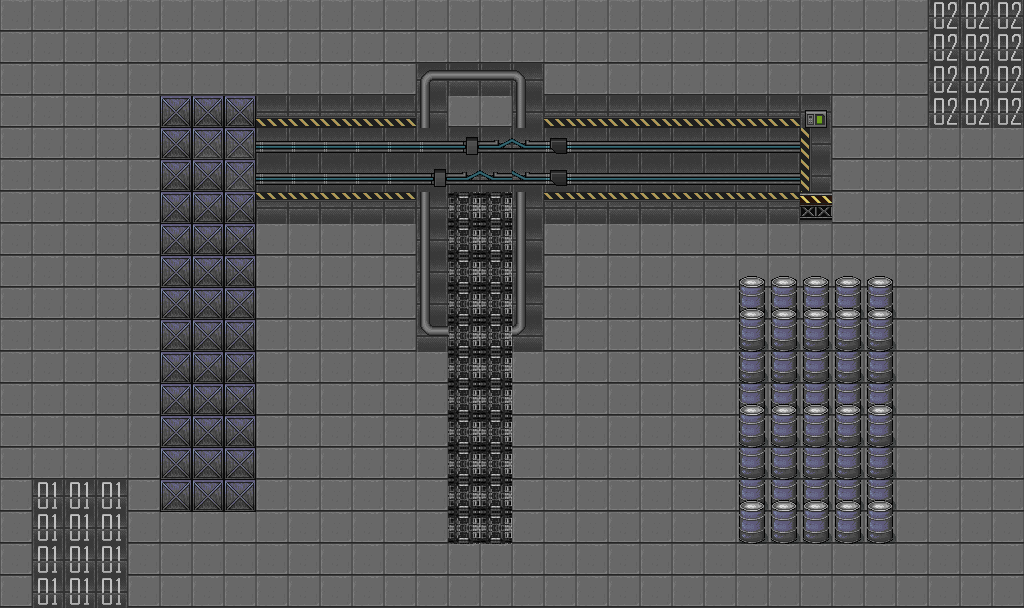

Rendered tile map (Tiled .tmx) drawn with the repository's tilesets; below, a short description and the map source with its tile grids summarised:
An orthogonal 32x19 tile map with 32x32 px tiles, 2 tile layers (l1, Tile Layer 1) and 13 objects.

<map version="1.0" orientation="orthogonal" width="32" height="19" tilewidth="32" tileheight="32">
 <tileset firstgid="1" name="1240753267052016900" tilewidth="32" tileheight="32">
  <image source="1240753267052016900.png" width="256" height="1600" />
 </tileset>
 <layer name="l1" width="32" height="19">
  <data>[608 cells, 608 non-empty, 2 distinct tile ids]</data>
 </layer>
 <layer name="Tile Layer 1" width="32" height="19">
  <data>[608 cells, 608 non-empty, 26 distinct tile ids]</data>
 </layer>
 <objectgroup name="walls" width="32" height="19">
  <object x="221" y="130" width="580" height="60" />
  <object x="-55" y="-37" width="53" height="676" />
  <object x="-64" y="-67" width="1155" height="65" />
  <object x="1023" y="-39" width="61" height="680" />
  <object x="-47" y="609" width="1091" height="31" />
  <object x="450" y="189" width="61" height="354" />
  <object x="161" y="92" width="94" height="421" />
  <object x="737" y="274" width="159" height="271" />
  <object x="421" y="73" width="104" height="262" />
 </objectgroup>
 <objectgroup name="base1" width="32" height="19">
  <object x="33" y="480" width="95" height="126" />
 </objectgroup>
 <objectgroup name="base2" width="32" height="19">
  <object x="930" y="-2" width="89" height="128" />
 </objectgroup>
 <objectgroup name="items" width="32" height="19" />
 <objectgroup name="generators" width="32" height="19">
  <object x="188" y="158" width="26" height="30" />
  <object x="194" y="239" width="38" height="39" />
 </objectgroup>
</map>
